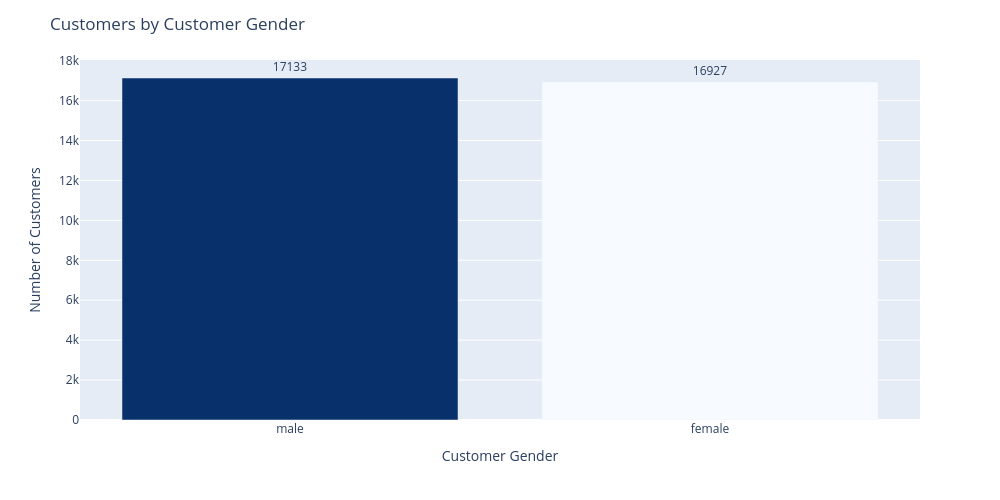

Notebook source saved alongside this figure:
### Markdown cell above
## Demographics

The original gender variable is used here, rather than a binary encoding, so both groups remain visible in the plot.

### Code cell
plot_category_counts(customer_info, 'customer_gender')

### Figure 1 — Plotly figure (JSON) as saved in the notebook; plotly's stock layout.template omitted (floating-point values rounded to 4 significant figures)
{"data": [{"alignmentgroup": "True", "hovertemplate": "customer_gender=%{x}<br>customers=%{marker.color}<extra></extra>", "legendgroup": "", "marker": {"color": [17133, 16927], "coloraxis": "coloraxis", "pattern": {"shape": ""}}, "name": "", "offsetgroup": "", "orientation": "v", "showlegend": false, "text": [17133, 16927], "textposition": "outside", "type": "bar", "x": ["male", "female"], "xaxis": "x", "y": [17133, 16927], "yaxis": "y"}], "layout": {"barmode": "relative", "coloraxis": {"colorbar": {"title": {"text": "customers"}}, "colorscale": [[0, "rgb(247,251,255)"], [0.125, "rgb(222,235,247)"], [0.25, "rgb(198,219,239)"], [0.375, "rgb(158,202,225)"], [0.5, "rgb(107,174,214)"], [0.625, "rgb(66,146,198)"], [0.75, "rgb(33,113,181)"], [0.875, "rgb(8,81,156)"], [1, "rgb(8,48,107)"]], "showscale": false}, "height": 500, "legend": {"tracegroupgap": 0}, "margin": {"t": 60}, "title": {"text": "Customers by Customer Gender"}, "width": 1000, "xaxis": {"anchor": "y", "domain": [0, 1], "title": {"text": "Customer Gender"}}, "yaxis": {"anchor": "x", "domain": [0, 1], "title": {"text": "Number of Customers"}}}}
